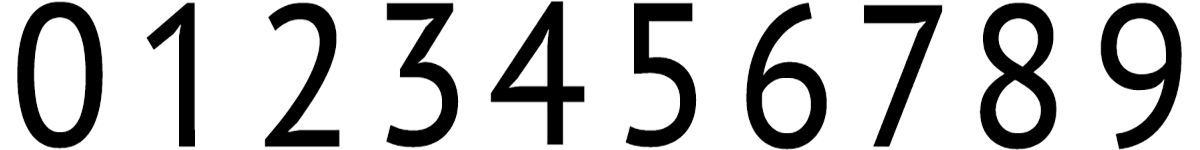
#> input picture test-image/mnist_long_new_font_h150.png, 1200 x 150 px
$ jupyter execute --allow-errors get_plate_data.ipynb   (shell and % lines are left out)
#> lines starting #> are read from the running program, lines starting #| are printed output that depends on the picture
## Plate Generation

-----------------------------------------

#### Step by Step

##### Task : Randomly generate korean plate and annotaion (mask & code)

- (1) Using Background image from Coco datasets
- (2) Using Korean character Font Image / number Image
- (3) 3 type plate generation ( xx 가 xxxx ) => wide, narrow, green
- (4) max 5 plate in one background
- (5) label has 4 category type (detected object number , object position, plate category, plate code )

[cell 1]
import cv2
import skimage
import pandas as pd
import numpy as np
import os
import ast

import matplotlib.pyplot as plt
import matplotlib.patches as patches

[cell 2]
def read_img(filename, mode=cv2.IMREAD_COLOR, imshow=True,):

#> called with mode = 1, imshow = False
    img = cv2.imread(filename, mode)
#> img is the input picture: shape (150, 1200, 3); min 0, max 255, mean 192.9
    b, g, r = cv2.split(img)
    img2 = cv2.merge([r,g,b])
    if imshow:
        plt.imshow(img2)
        plt.xticks([]) # x축 눈금
        plt.yticks([]) # y축 눈금
        plt.show()
    return img2

def save_img(filename, img):

    b, g, r = cv2.split(img)

    r, g, b = cv2.split(img)

    img2 = cv2.merge([b,g,r])
    cv2.imwrite(filename, np.ndarray.astype(img2, int))

[cell 3]
## Color Define
BLACK = (0, 0, 0)
WHITE = (255,255,255)
YELLOW = (225, 180, 80)
ORANGE = (255, 180, 0)
DEEP_BLUE = (33, 44, 66 ) #외교용
LIGHT_BLUE = (185, 218, 238 )# - EV car
GREEN = (70, 130, 80)
BLUE = ( 50, 130, 170 ) # 영업용 택시 old Font

BG_WIDTH = 512
BG_HEIGHT = 512

[cell 4]
number_font_img_w = read_img('./test-image/mnist_long_new_font_h150.png', imshow = False)
print (number_font_img_w.shape)
#| (150, 1200, 3)

letter_font_img_w = read_img('./test-image/kor_font_1126_height.png', imshow = False)
#> call 2 of read_img, with filename = './test-image/kor_font_1126_height.png', mode = 1, imshow = False
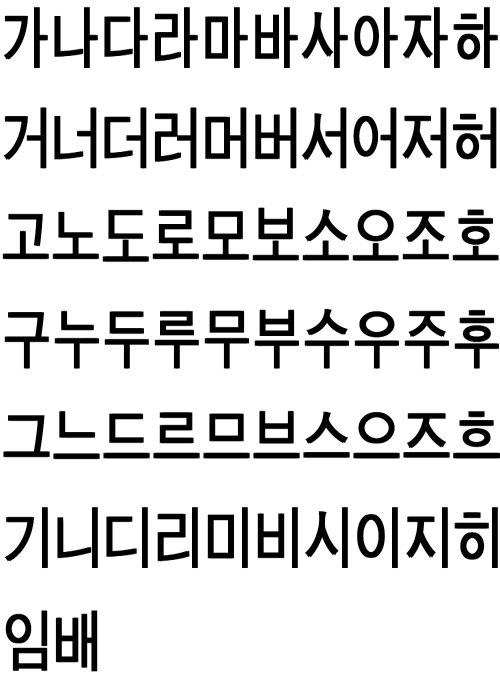
#> input picture test-image/kor_font_1126_height.png, 1000 x 1400 px (shown at 1/2 size)
#> in read_img, img is the input picture: shape (1400, 1000, 3); min 0, max 255, mean 215.1
print (letter_font_img_w.shape)
#| (1400, 1000, 3)

number_font_img_g = read_img('./test-image/mnist_long_new_font_h150_gree.png', imshow = False)
#> call 3 of read_img, with mode = 1, imshow = False
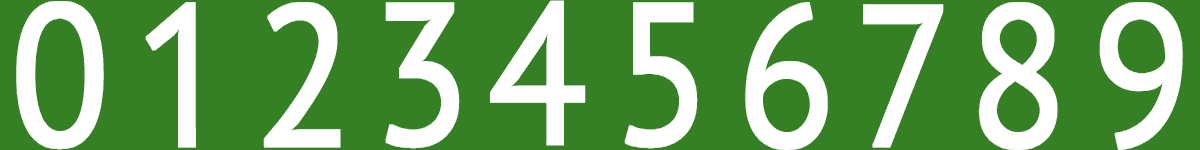
#> input picture test-image/mnist_long_new_font_h150_gree.png, 1200 x 150 px
#> in read_img, img is the input picture: shape (150, 1200, 3); mean B, G, R 98.3, 163.4, 110.5
print (number_font_img_g.shape)
#| (150, 1200, 3)

letter_font_img_g = read_img('./test-image/kor_font_1126_green.png', imshow = False)
#> call 4 of read_img, with filename = './test-image/kor_font_1126_green.png', mode = 1, imshow = False
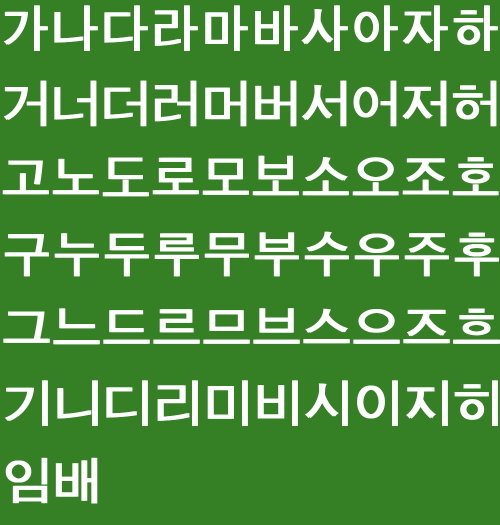
#> input picture test-image/kor_font_1126_green.png, 1000 x 1050 px (shown at 1/2 size)
#> in read_img, img is the input picture: shape (1050, 1000, 3); mean B, G, R 71.4, 147.5, 85.6
print (letter_font_img_g.shape)
#| (1050, 1000, 3)

[cell 5]
def rtn_long_num_img(img, number, length, imshow=False):

#> called with number = 43, length = 4, imshow = False
    h, w, c = img.shape
#> h = 150; w = 1200; c = 3
    char_w = int(w/10)
#> char_w = 120

    if type(number) is int :
        text = str(number)
        while len(text) < length:
            text = '0'+text

        rtn_img = np.zeros((h, char_w*length, c))
        idx = 0
        for txt in text:
            num = int(txt)
            rtn_img[:,idx*char_w:(idx+1)*char_w,:] = img[:,num*char_w:(num+1)*char_w,:]/255.0
            idx += 1
#> after the loop, idx = 4

        if imshow:
            plt.imshow(rtn_img)
            plt.xticks([]) # x축 눈금
            plt.yticks([]) # y축 눈금
            plt.show()

        return rtn_img

    else:
        print ('Input number type is Error!')
        return -1

rtn_num = rtn_long_num_img(number_font_img_w, 43, 4, imshow=False)

[cell 6]
plt.imshow(rtn_num)

[cell 7]
def rtn_letter(img, cls, imshow=False):
    ## Total Class = 62
#> called with imshow = True
    h, w, c = img.shape
#> h = 1400; w = 1000; c = 3
    char_w = int(w/10)
#> char_w = 100
    char_h = int(h/7)
#> char_h = 200

    num_idx_y = int(cls/10)
    num_idx_x = int(cls%10)

    rtn_img = img[num_idx_y*char_h:(num_idx_y+1)*char_h,num_idx_x*char_w:(num_idx_x+1)*char_w, :]/255.0
#> rtn_img: shape (200, 100, 3) float64

    if imshow:
        plt.imshow(rtn_img)
        plt.xticks([]) # x축 눈금
        plt.yticks([]) # y축 눈금
        plt.show()

    return rtn_img

rtn_char = rtn_letter(letter_font_img_w, 2, imshow=True)

[cell 8]
def rtn_random_plate_img(cls):


    # Class : 0~9(9-unknown)
    # Class
    # 지역 : 15+1(un-readable)
    # 숫자 : 0~99 + -1(un-readable)
    # 글자 : 86 + -1(un-readable)
    # 숫자 : 0000~9999 + -1(un-readable)
    # total : 2+2+2+4 string

    ## loc - text : 0~15
    loc_txt = np.random.randint(0, 16)
    ## 2-num : 0~99
    num_2 = np.random.randint(0, 100)
    ## 1-letter : 0~85
    letter_1 = np.random.randint(0, 62)
    ## 4-num : 0~9999
    num_4 = np.random.randint(0, 10000)

    num_2_img = rtn_long_num_img(number_font_img_w, num_2, 2, imshow=False)
    h, w, c = num_2_img.shape
#> h = 150; w = 240; c = 3
    let_1_img = rtn_letter(letter_font_img_w, letter_1, imshow=False)
    num_4_img = rtn_long_num_img(number_font_img_w, num_4, 4, imshow=False)
#> call 3 of rtn_long_num_img, with number = 3264, length = 4, imshow = False
#> after the loop in rtn_long_num_img (call 3), `for txt in text:`:
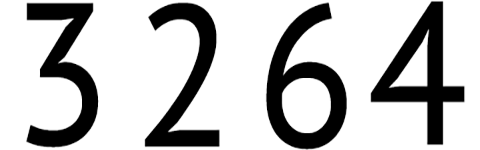
#> rtn_img: shape (150, 480, 3) float64; min 0, max 1, mean 0.755
#> after the loop in rtn_long_num_img (call 3), `for txt in text:`: idx = 4

    img_concat = np.concatenate((num_2_img, let_1_img[:h], num_4_img), axis=1)

    h, w, c = img_concat.shape
#> w = 820
    rtn_img2 = np.zeros( (194,980,3) ) + 1.0

    rtn_img2[20:20+h,88:88+w,:] = img_concat

    rtn_code = (cls, num_2, letter_1, num_4)

# [4 lines of commented-out code are left out]

    rtn_coord = [(20, 15, 95, 150 ), # in order of x, y, w, h
                 (140, 15, 95, 150 ),
                 (250, 30, 100, 130),
                 (365, 15, 95, 150 ),
                 (482, 15, 95, 150 ),
                 (602, 15, 95, 150 ),
                 (725, 15, 95, 150 )]

    h,w,c = rtn_img2[5:-5,80:-75,:].shape
#> h = 184; w = 825
#    print (h, w, c)

    new_coord = []
    de_prec = 5
    for item in rtn_coord:
        x0, y0, w0, h0 = item
        new_coord.append( ( round(x0/w, de_prec), round(y0/h, de_prec), round(w0/w, de_prec), round(h0/h, de_prec)   ) )


    # Caution! - Return img in 0~1 float scale
    return rtn_img2[5:-5,80:-75,:], rtn_code, new_coord #np.ndarray.astype(img_concat, int), rtn_code, rtn_coord

rtn_img, rtn_code, rtn_coord = rtn_random_plate_img(6)
#> rtn_img: shape (184, 825, 3) float64
#> rtn_code = (6, 47, 53, 3264); rtn_coord = [(0.0242, 0.0815, 0.115, 0.815), (0.17, 0.0815, 0.115, 0.815), (0.303, 0.163, 0.121, 0.707), (0.442, 0.0815, 0.115, 0.815), (0.584, 0.0815, 0.115, 0.815), (0.73, 0.0815, 0.115, 0.815), (0.879, 0.0815, 0.115, 0.815)]
print (rtn_code)
#| (6, 47, 53, 3264)
print (rtn_coord)
#> (printed output is left out)
print (rtn_img.shape)
#| (184, 825, 3)
plt.imshow(rtn_img)

## Resize & coord invariance Test

[cell 9]
rtn_img_resized = cv2.resize(rtn_img, None, fx=0.6,fy=0.8)
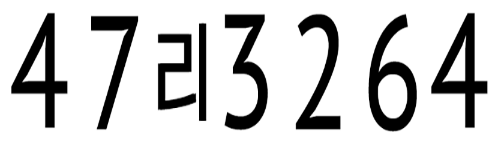
#> rtn_img_resized: shape (147, 495, 3) float64; min 0, max 1, mean 0.804


fig2 = plt.figure(figsize=(6, 6), dpi=300)
ax2 = fig2.add_subplot(111, aspect='equal')

ax2.imshow(rtn_img_resized)

h, w, c = rtn_img_resized.shape

for item in rtn_coord:
    x0, y0, w0, h0 = item
    ax2.add_patch(
             patches.Rectangle(
                (int(x0*w), int(y0*h ) ),
                int(w0*w),
                int(h0*h),
                fill=False,
                edgecolor='r'
             ) )
#> this loop made 7 passes

[cell 10]
save_img(os.path.join('./', 'plate-tmp.png'), np.ndarray.astype(rtn_img*255.0, int))
#> in save_img, `b, g, r = cv2.split(img)`:
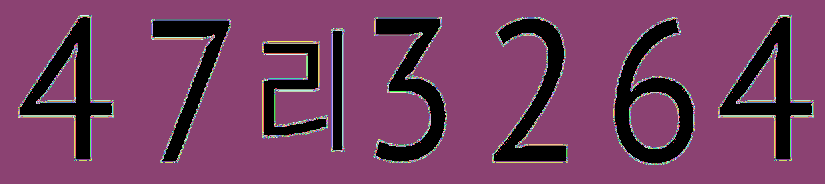
#> b: shape (184, 825) int32; 256 distinct labels, from 0 to 255; one colour per label, 0 black
#> in save_img, `b, g, r = cv2.split(img)`: img: shape (184, 825, 3) int64; 256 distinct labels, from 0 to 255
#> in save_img, `img2 = cv2.merge([b,g,r])`: img2: shape (184, 825, 3) int32; 256 distinct labels, from 0 to 255

[cell 11]
tmp = read_img('./plate-tmp.png', imshow = True)

#> (a cell that did not finish here is left out)

[cell 13]
def generate_im():

    ## random pick bg
    fname = './bg-image/00001098.jpg' #"./bg-image/{:08d}.jpg".format(np.random.randint(0, 1100))
    bg_img = read_img(fname, imshow=False)
    bg_img = cv2.resize(bg_img, (BG_WIDTH,BG_HEIGHT))

    plate_class = np.random.randint(0, 1) # 0 - no plate in bg 1- black-white
    plate_num = np.random.randint(1, 3) # 0 - is no plate in img

    obj_pos = []
    plate_img = []
    plate_code = []
    plate_coord = []


    ## load random plate - img
    ## random plate img resize (30%~80%)
    x_loc_list = np.random.uniform(0.1, 0.62, plate_num)
    y_loc_list = np.random.uniform(0.15, 0.85, plate_num)
    plate_loc_list = []
    for x, y in zip(x_loc_list, y_loc_list):
        plate_loc_list.append((x, y))

    rot_M_list = []

    mask_img = np.zeros(bg_img.shape)
    for i in range(plate_num):
        tmp_img, tmp_code, tmp_coord = rtn_random_plate_img(plate_class)

        #random bg color
        tmp_img = np.clip(tmp_img - 1.6/np.random.randint(2,10), 0, 1)

        #random spot
        for k in range(120):
            spot_size = np.random.randint(4, 8)
            noise_y = np.random.randint(0, tmp_img.shape[0]-spot_size)
            noise_x = np.random.randint(0, tmp_img.shape[1]-spot_size)
            noise = np.zeros((spot_size,spot_size,3))+.5
            tmp_img[noise_y:noise_y+spot_size,noise_x:noise_x+spot_size,:] = noise

        x_rand_resize = np.random.uniform(0.10, 0.14, 1)[0] #np.random.randint(1, 4)/10.
        y_rand_resize = np.random.uniform(0.10, 0.22, 1)[0] #np.random.randint(1, 4)/10.
        tmp_img_resized = cv2.resize(tmp_img, None, fx=x_rand_resize,fy=y_rand_resize)

        p_h, p_w, _ = tmp_img_resized.shape
        b_h, b_w, _ = bg_img.shape
        bg_plate = np.zeros(bg_img.shape)
        bg_mask = np.zeros(bg_img.shape)
        tmp_plate = np.zeros(tmp_img_resized.shape)+1.0
        p_x, p_y = plate_loc_list[i]
        s_x = int(p_x*b_w)
        s_y = int(p_y*b_h)
        ## Making mask for bg
        bg_mask[s_y:s_y+p_h,s_x:s_x+p_w,:] = tmp_plate
        bg_plate[s_y:s_y+p_h,s_x:s_x+p_w,:] = tmp_img_resized

        rand_angle = np.random.randint(-6, 7)
        M = cv2.getRotationMatrix2D((bg_plate.shape[1],bg_plate.shape[0]), rand_angle, 1.0)
        rotated_bg_plate = cv2.warpAffine(bg_plate, M, (bg_plate.shape[1],bg_plate.shape[0]))
        rotated_bg_mask = cv2.warpAffine(bg_mask, M, (bg_mask.shape[1],bg_mask.shape[0]))

        M = M.tolist()

        bg_img_new = bg_img +rotated_bg_mask*255.
        mask_img += rotated_bg_mask
        tmp_mul = 1.0-np.multiply(1.0-rotated_bg_plate, rotated_bg_mask)
        bg_img_new = np.array(np.multiply(bg_img_new, tmp_mul), dtype=int)
        bg_img_new = np.array(bg_img_new, dtype=int)
        bg_img = np.clip(bg_img_new, 0, 255)
        mask_img = np.clip(mask_img, 0, 1)

        obj_pos.append( (s_x, s_y, p_w, p_h) )
        plate_img.append(tmp_img_resized)
        plate_code.append(tmp_code)
        plate_coord.append(tmp_coord)
        rot_M_list.append(M)

#    plt.imshow(bg_img)
    return bg_img, mask_img, obj_pos, plate_code, plate_coord, rot_M_list

#> (the rest of this cell did not finish here and is left out)

[cell 14]
tmp_img, tmp_code, tmp_coord = rtn_random_plate_img(1)
#> call 4 of rtn_long_num_img, with number = 67, length = 2, imshow = False
#> after the loop in rtn_long_num_img (call 4), `for txt in text:`:
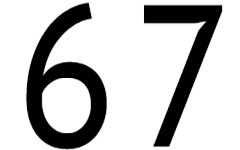
#> rtn_img: shape (150, 240, 3) float64; min 0, max 1, mean 0.773
#> after the loop in rtn_long_num_img (call 4), `for txt in text:`: idx = 2
#> after the loop in rtn_long_num_img (call 5), `for txt in text:`:
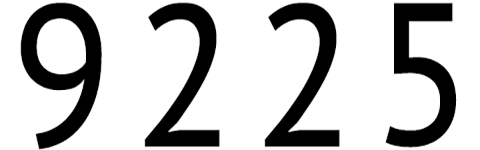
#> rtn_img: shape (150, 480, 3) float64; min 0, max 1, mean 0.762
#> after the loop in rtn_long_num_img (call 5), `for txt in text:`: idx = 4
#> in rtn_random_plate_img (call 2), `rtn_img2[20:20+h,88:88+w,:] = img_concat`:
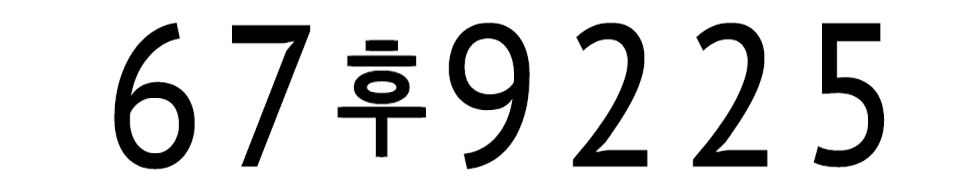
#> rtn_img2: shape (194, 980, 3) float64; min 0, max 1, mean 0.847
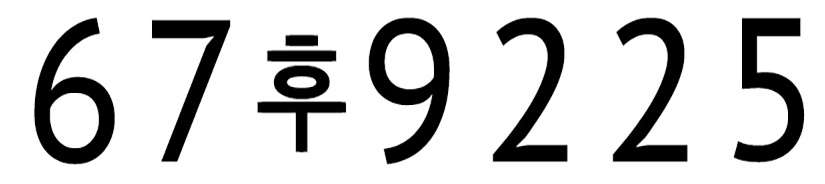
#> tmp_img: shape (184, 825, 3) float64; min 0, max 1, mean 0.809
#> tmp_code = (1, 67, 39, 9225); tmp_coord has the same summary as rtn_coord
tmp_img.shape, tmp_code, tmp_coord
